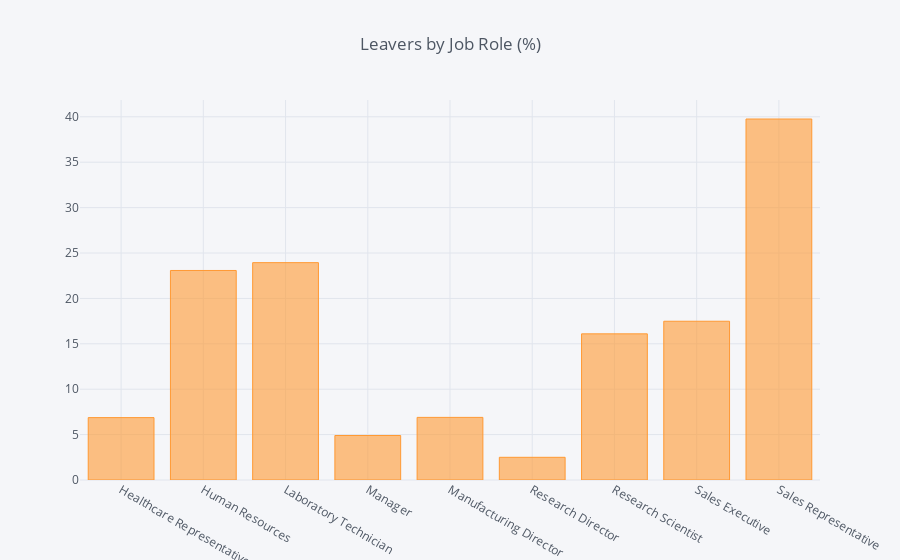

Notebook source saved alongside this figure:
### Code cell
df_JobRole = pd.DataFrame(columns=["Job Role", "% of Leavers"])
i=0
for field in list(df_HR['JobRole'].unique()):
    ratio = df_HR[(df_HR['JobRole']==field)&(df_HR['Attrition']=="Yes")].shape[0] / df_HR[df_HR['JobRole']==field].shape[0]
    df_JobRole.loc[i] = (field, ratio*100)
    i += 1
    #print("In {}, the ratio of leavers is {:.2f}%".format(field, ratio*100))    
df_JR = df_JobRole.groupby(by="Job Role").sum()
df_JR.iplot(kind='bar',title='Leavers by Job Role (%)')

### Figure 1 — Plotly figure (JSON) as saved in the notebook; plotly's stock layout.template omitted (floating-point values rounded to 4 significant figures)
{"data": [{"marker": {"color": "rgba(255, 153, 51, 0.6)", "line": {"color": "rgba(255, 153, 51, 1.0)", "width": 1}}, "name": "% of Leavers", "orientation": "v", "text": "", "type": "bar", "uid": "d85b0a7e-bb74-4348-9bc7-9ce5c28e9fd0", "x": ["Healthcare Representative", "Human Resources", "Laboratory Technician", "Manager", "Manufacturing Director", "Research Director", "Research Scientist", "Sales Executive", "Sales Representative"], "y": [6.87, 23.08, 23.94, 4.902, 6.897, 2.5, 16.1, 17.48, 39.76]}], "layout": {"legend": {"bgcolor": "#F5F6F9", "font": {"color": "#4D5663"}}, "paper_bgcolor": "#F5F6F9", "plot_bgcolor": "#F5F6F9", "title": {"font": {"color": "#4D5663"}, "text": "Leavers by Job Role (%)"}, "xaxis": {"gridcolor": "#E1E5ED", "showgrid": true, "tickfont": {"color": "#4D5663"}, "title": {"font": {"color": "#4D5663"}, "text": ""}, "zerolinecolor": "#E1E5ED"}, "yaxis": {"gridcolor": "#E1E5ED", "showgrid": true, "tickfont": {"color": "#4D5663"}, "title": {"font": {"color": "#4D5663"}, "text": ""}, "zerolinecolor": "#E1E5ED"}}}
